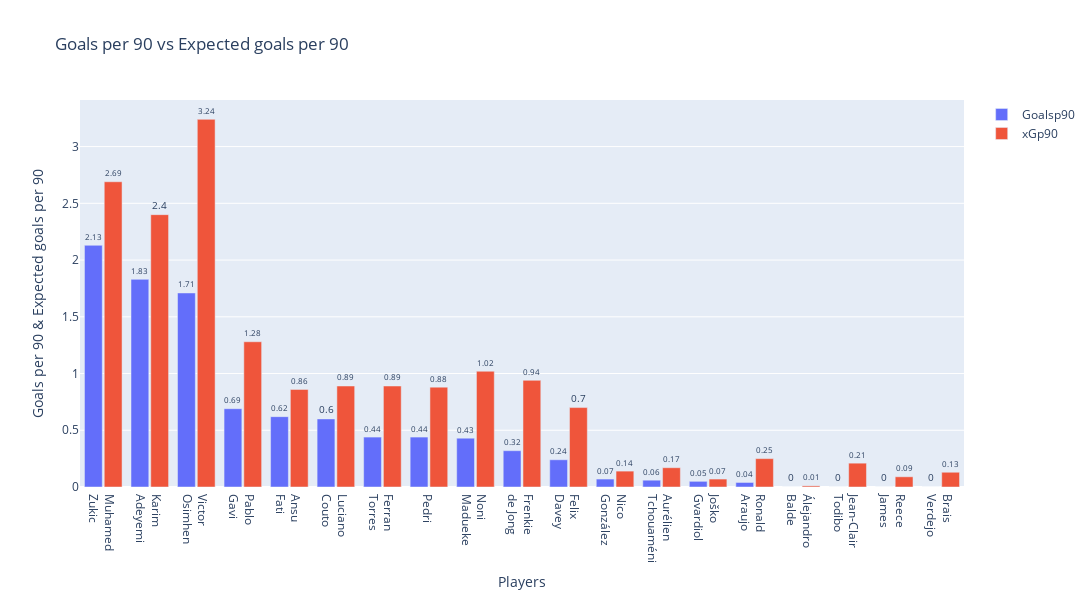

Notebook code for this chart:
### Code cell
grouped_bar('Goalsp90', 'xGp90')

### Figure 1 — Plotly figure (JSON) as saved in the notebook; plotly's stock layout.template omitted (floating-point values rounded to 4 significant figures)
{"data": [{"cliponaxis": false, "name": "Goalsp90", "text": [0, 0, 0, 0, 0.04, 0.05, 0.06, 0.07, 0.24, 0.32, 0.43, 0.44, 0.44, 0.6, 0.62, 0.69, 1.71, 1.83, 2.13], "textfont": {"size": 10}, "textposition": "outside", "type": "bar", "x": ["Álejandro<br>Balde", "Jean-Clair<br>Todibo", "Reece<br>James", "Brais<br>Verdejo", "Ronald<br>Araujo", "Joško<br>Gvardiol", "Aurélien<br>Tchouaméni", "Nico<br>González", "Felix<br>Davey", "Frenkie<br>de Jong", "Noni<br>Madueke", "Ferran<br>Torres", "Pedri", "Luciano<br>Couto", "Ansu<br>Fati", "Pablo<br>Gavi", "Victor<br>Osimhen", "Karim<br>Adeyemi", "Muhamed<br>Zukic"], "y": [0, 0, 0, 0, 0.04, 0.05, 0.06, 0.07, 0.24, 0.32, 0.43, 0.44, 0.44, 0.6, 0.62, 0.69, 1.71, 1.83, 2.13]}, {"cliponaxis": false, "name": "xGp90", "text": [0.01, 0.21, 0.09, 0.13, 0.25, 0.07, 0.17, 0.14, 0.7, 0.94, 1.02, 0.89, 0.88, 0.89, 0.86, 1.28, 3.24, 2.4, 2.69], "textfont": {"size": 10}, "textposition": "outside", "type": "bar", "x": ["Álejandro<br>Balde", "Jean-Clair<br>Todibo", "Reece<br>James", "Brais<br>Verdejo", "Ronald<br>Araujo", "Joško<br>Gvardiol", "Aurélien<br>Tchouaméni", "Nico<br>González", "Felix<br>Davey", "Frenkie<br>de Jong", "Noni<br>Madueke", "Ferran<br>Torres", "Pedri", "Luciano<br>Couto", "Ansu<br>Fati", "Pablo<br>Gavi", "Victor<br>Osimhen", "Karim<br>Adeyemi", "Muhamed<br>Zukic"], "y": [0.01, 0.21, 0.09, 0.13, 0.25, 0.07, 0.17, 0.14, 0.7, 0.94, 1.02, 0.89, 0.88, 0.89, 0.86, 1.28, 3.24, 2.4, 2.69]}], "layout": {"bargap": 0.15, "bargroupgap": 0.1, "barmode": "group", "height": 600, "title": {"text": "Goals per 90 vs Expected goals per 90"}, "width": 1600, "xaxis": {"categoryorder": "min descending", "title": {"text": "Players"}}, "yaxis": {"title": {"text": "Goals per 90 & Expected goals per 90"}}}}
